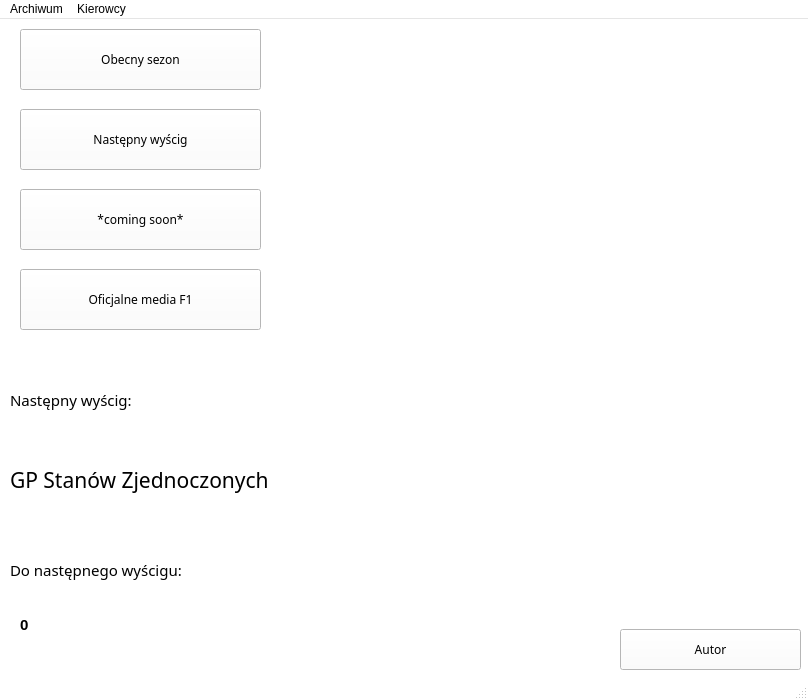
<?xml version="1.0" encoding="UTF-8"?>
<ui version="4.0">
 <class>MainMenu</class>
 <widget class="QMainWindow" name="MainMenu">
  <property name="geometry">
   <rect>
    <x>0</x>
    <y>0</y>
    <width>808</width>
    <height>700</height>
   </rect>
  </property>
  <property name="minimumSize">
   <size>
    <width>808</width>
    <height>700</height>
   </size>
  </property>
  <property name="maximumSize">
   <size>
    <width>808</width>
    <height>700</height>
   </size>
  </property>
  <property name="palette">
   <palette>
    <active>
     <colorrole role="WindowText">
      <brush brushstyle="SolidPattern">
       <color alpha="255">
        <red>0</red>
        <green>0</green>
        <blue>0</blue>
       </color>
      </brush>
     </colorrole>
     <colorrole role="Button">
      <brush brushstyle="SolidPattern">
       <color alpha="255">
        <red>255</red>
        <green>255</green>
        <blue>255</blue>
       </color>
      </brush>
     </colorrole>
     <colorrole role="Light">
      <brush brushstyle="SolidPattern">
       <color alpha="255">
        <red>255</red>
        <green>255</green>
        <blue>255</blue>
       </color>
      </brush>
     </colorrole>
     <colorrole role="Midlight">
      <brush brushstyle="SolidPattern">
       <color alpha="255">
        <red>255</red>
        <green>255</green>
        <blue>255</blue>
       </color>
      </brush>
     </colorrole>
     <colorrole role="Dark">
      <brush brushstyle="SolidPattern">
       <color alpha="255">
        <red>127</red>
        <green>127</green>
        <blue>127</blue>
       </color>
      </brush>
     </colorrole>
     <colorrole role="Mid">
      <brush brushstyle="SolidPattern">
       <color alpha="255">
        <red>170</red>
        <green>170</green>
        <blue>170</blue>
       </color>
      </brush>
     </colorrole>
     <colorrole role="Text">
      <brush brushstyle="SolidPattern">
       <color alpha="255">
        <red>0</red>
        <green>0</green>
        <blue>0</blue>
       </color>
      </brush>
     </colorrole>
     <colorrole role="BrightText">
      <brush brushstyle="SolidPattern">
       <color alpha="255">
        <red>255</red>
        <green>255</green>
        <blue>255</blue>
       </color>
      </brush>
     </colorrole>
     <colorrole role="ButtonText">
      <brush brushstyle="SolidPattern">
       <color alpha="255">
        <red>0</red>
        <green>0</green>
        <blue>0</blue>
       </color>
      </brush>
     </colorrole>
     <colorrole role="Base">
      <brush brushstyle="SolidPattern">
       <color alpha="255">
        <red>255</red>
        <green>255</green>
        <blue>255</blue>
       </color>
      </brush>
     </colorrole>
     <colorrole role="Window">
      <brush brushstyle="SolidPattern">
       <color alpha="255">
        <red>255</red>
        <green>255</green>
        <blue>255</blue>
       </color>
      </brush>
     </colorrole>
     <colorrole role="Shadow">
      <brush brushstyle="SolidPattern">
       <color alpha="255">
        <red>0</red>
        <green>0</green>
        <blue>0</blue>
       </color>
      </brush>
     </colorrole>
     <colorrole role="Highlight">
      <brush brushstyle="SolidPattern">
       <color alpha="255">
        <red>48</red>
        <green>213</green>
        <blue>202</blue>
       </color>
      </brush>
     </colorrole>
     <colorrole role="AlternateBase">
      <brush brushstyle="SolidPattern">
       <color alpha="255">
        <red>255</red>
        <green>255</green>
        <blue>255</blue>
       </color>
      </brush>
     </colorrole>
     <colorrole role="ToolTipBase">
      <brush brushstyle="SolidPattern">
       <color alpha="255">
        <red>255</red>
        <green>255</green>
        <blue>220</blue>
       </color>
      </brush>
     </colorrole>
     <colorrole role="ToolTipText">
      <brush brushstyle="SolidPattern">
       <color alpha="255">
        <red>0</red>
        <green>0</green>
        <blue>0</blue>
       </color>
      </brush>
     </colorrole>
     <colorrole role="PlaceholderText">
      <brush brushstyle="SolidPattern">
       <color alpha="128">
        <red>0</red>
        <green>0</green>
        <blue>0</blue>
       </color>
      </brush>
     </colorrole>
    </active>
    <inactive>
     <colorrole role="WindowText">
      <brush brushstyle="SolidPattern">
       <color alpha="255">
        <red>0</red>
        <green>0</green>
        <blue>0</blue>
       </color>
      </brush>
     </colorrole>
     <colorrole role="Button">
      <brush brushstyle="SolidPattern">
       <color alpha="255">
        <red>255</red>
        <green>255</green>
        <blue>255</blue>
       </color>
      </brush>
     </colorrole>
     <colorrole role="Light">
      <brush brushstyle="SolidPattern">
       <color alpha="255">
        <red>255</red>
        <green>255</green>
        <blue>255</blue>
       </color>
      </brush>
     </colorrole>
     <colorrole role="Midlight">
      <brush brushstyle="SolidPattern">
       <color alpha="255">
        <red>255</red>
        <green>255</green>
        <blue>255</blue>
       </color>
      </brush>
     </colorrole>
     <colorrole role="Dark">
      <brush brushstyle="SolidPattern">
       <color alpha="255">
        <red>127</red>
        <green>127</green>
        <blue>127</blue>
       </color>
      </brush>
     </colorrole>
     <colorrole role="Mid">
      <brush brushstyle="SolidPattern">
       <color alpha="255">
        <red>170</red>
        <green>170</green>
        <blue>170</blue>
       </color>
      </brush>
     </colorrole>
     <colorrole role="Text">
      <brush brushstyle="SolidPattern">
       <color alpha="255">
        <red>0</red>
        <green>0</green>
        <blue>0</blue>
       </color>
      </brush>
     </colorrole>
     <colorrole role="BrightText">
      <brush brushstyle="SolidPattern">
       <color alpha="255">
        <red>255</red>
        <green>255</green>
        <blue>255</blue>
       </color>
      </brush>
     </colorrole>
     <colorrole role="ButtonText">
      <brush brushstyle="SolidPattern">
       <color alpha="255">
        <red>0</red>
        <green>0</green>
        <blue>0</blue>
       </color>
      </brush>
     </colorrole>
     <colorrole role="Base">
      <brush brushstyle="SolidPattern">
       <color alpha="255">
        <red>255</red>
        <green>255</green>
        <blue>255</blue>
       </color>
      </brush>
     </colorrole>
     <colorrole role="Window">
      <brush brushstyle="SolidPattern">
       <color alpha="255">
        <red>255</red>
        <green>255</green>
        <blue>255</blue>
       </color>
      </brush>
     </colorrole>
     <colorrole role="Shadow">
      <brush brushstyle="SolidPattern">
       <color alpha="255">
        <red>0</red>
        <green>0</green>
        <blue>0</blue>
       </color>
      </brush>
     </colorrole>
     <colorrole role="Highlight">
      <brush brushstyle="SolidPattern">
       <color alpha="255">
        <red>48</red>
        <green>213</green>
        <blue>202</blue>
       </color>
      </brush>
     </colorrole>
     <colorrole role="AlternateBase">
      <brush brushstyle="SolidPattern">
       <color alpha="255">
        <red>255</red>
        <green>255</green>
        <blue>255</blue>
       </color>
      </brush>
     </colorrole>
     <colorrole role="ToolTipBase">
      <brush brushstyle="SolidPattern">
       <color alpha="255">
        <red>255</red>
        <green>255</green>
        <blue>220</blue>
       </color>
      </brush>
     </colorrole>
     <colorrole role="ToolTipText">
      <brush brushstyle="SolidPattern">
       <color alpha="255">
        <red>0</red>
        <green>0</green>
        <blue>0</blue>
       </color>
      </brush>
     </colorrole>
     <colorrole role="PlaceholderText">
      <brush brushstyle="SolidPattern">
       <color alpha="128">
        <red>0</red>
        <green>0</green>
        <blue>0</blue>
       </color>
      </brush>
     </colorrole>
    </inactive>
    <disabled>
     <colorrole role="WindowText">
      <brush brushstyle="SolidPattern">
       <color alpha="255">
        <red>127</red>
        <green>127</green>
        <blue>127</blue>
       </color>
      </brush>
     </colorrole>
     <colorrole role="Button">
      <brush brushstyle="SolidPattern">
       <color alpha="255">
        <red>255</red>
        <green>255</green>
        <blue>255</blue>
       </color>
      </brush>
     </colorrole>
     <colorrole role="Light">
      <brush brushstyle="SolidPattern">
       <color alpha="255">
        <red>255</red>
        <green>255</green>
        <blue>255</blue>
       </color>
      </brush>
     </colorrole>
     <colorrole role="Midlight">
      <brush brushstyle="SolidPattern">
       <color alpha="255">
        <red>255</red>
        <green>255</green>
        <blue>255</blue>
       </color>
      </brush>
     </colorrole>
     <colorrole role="Dark">
      <brush brushstyle="SolidPattern">
       <color alpha="255">
        <red>127</red>
        <green>127</green>
        <blue>127</blue>
       </color>
      </brush>
     </colorrole>
     <colorrole role="Mid">
      <brush brushstyle="SolidPattern">
       <color alpha="255">
        <red>170</red>
        <green>170</green>
        <blue>170</blue>
       </color>
      </brush>
     </colorrole>
     <colorrole role="Text">
      <brush brushstyle="SolidPattern">
       <color alpha="255">
        <red>127</red>
        <green>127</green>
        <blue>127</blue>
       </color>
      </brush>
     </colorrole>
     <colorrole role="BrightText">
      <brush brushstyle="SolidPattern">
       <color alpha="255">
        <red>255</red>
        <green>255</green>
        <blue>255</blue>
       </color>
      </brush>
     </colorrole>
     <colorrole role="ButtonText">
      <brush brushstyle="SolidPattern">
       <color alpha="255">
        <red>127</red>
        <green>127</green>
        <blue>127</blue>
       </color>
      </brush>
     </colorrole>
     <colorrole role="Base">
      <brush brushstyle="SolidPattern">
       <color alpha="255">
        <red>255</red>
        <green>255</green>
        <blue>255</blue>
       </color>
      </brush>
     </colorrole>
     <colorrole role="Window">
      <brush brushstyle="SolidPattern">
       <color alpha="255">
        <red>255</red>
        <green>255</green>
        <blue>255</blue>
       </color>
      </brush>
     </colorrole>
     <colorrole role="Shadow">
      <brush brushstyle="SolidPattern">
       <color alpha="255">
        <red>0</red>
        <green>0</green>
        <blue>0</blue>
       </color>
      </brush>
     </colorrole>
     <colorrole role="Highlight">
      <brush brushstyle="SolidPattern">
       <color alpha="255">
        <red>0</red>
        <green>120</green>
        <blue>215</blue>
       </color>
      </brush>
     </colorrole>
     <colorrole role="AlternateBase">
      <brush brushstyle="SolidPattern">
       <color alpha="255">
        <red>255</red>
        <green>255</green>
        <blue>255</blue>
       </color>
      </brush>
     </colorrole>
     <colorrole role="ToolTipBase">
      <brush brushstyle="SolidPattern">
       <color alpha="255">
        <red>255</red>
        <green>255</green>
        <blue>220</blue>
       </color>
      </brush>
     </colorrole>
     <colorrole role="ToolTipText">
      <brush brushstyle="SolidPattern">
       <color alpha="255">
        <red>0</red>
        <green>0</green>
        <blue>0</blue>
       </color>
      </brush>
     </colorrole>
     <colorrole role="PlaceholderText">
      <brush brushstyle="SolidPattern">
       <color alpha="128">
        <red>0</red>
        <green>0</green>
        <blue>0</blue>
       </color>
      </brush>
     </colorrole>
    </disabled>
   </palette>
  </property>
  <property name="cursor">
   <cursorShape>ArrowCursor</cursorShape>
  </property>
  <property name="windowTitle">
   <string>F1 Menu</string>
  </property>
  <property name="windowIcon">
   <iconset resource="Resources.qrc">
    <normaloff>:/jpg/Zdjecia/f164.png</normaloff>:/jpg/Zdjecia/f164.png</iconset>
  </property>
  <property name="iconSize">
   <size>
    <width>1024</width>
    <height>720</height>
   </size>
  </property>
  <widget class="QWidget" name="centralwidget">
   <widget class="QPushButton" name="pushButton">
    <property name="geometry">
     <rect>
      <x>620</x>
      <y>610</y>
      <width>181</width>
      <height>41</height>
     </rect>
    </property>
    <property name="font">
     <font>
      <family>Formula1</family>
     </font>
    </property>
    <property name="text">
     <string>Autor</string>
    </property>
   </widget>
   <widget class="QPushButton" name="pushButton_3">
    <property name="geometry">
     <rect>
      <x>20</x>
      <y>90</y>
      <width>241</width>
      <height>61</height>
     </rect>
    </property>
    <property name="font">
     <font>
      <family>Formula1</family>
     </font>
    </property>
    <property name="text">
     <string>Następny wyścig</string>
    </property>
   </widget>
   <widget class="QPushButton" name="pushButton_4">
    <property name="geometry">
     <rect>
      <x>20</x>
      <y>10</y>
      <width>241</width>
      <height>61</height>
     </rect>
    </property>
    <property name="font">
     <font>
      <family>Formula1</family>
     </font>
    </property>
    <property name="text">
     <string>Obecny sezon</string>
    </property>
   </widget>
   <widget class="QPushButton" name="pushButton_5">
    <property name="geometry">
     <rect>
      <x>20</x>
      <y>250</y>
      <width>241</width>
      <height>61</height>
     </rect>
    </property>
    <property name="font">
     <font>
      <family>Formula1</family>
     </font>
    </property>
    <property name="text">
     <string>Oficjalne media F1</string>
    </property>
   </widget>
   <widget class="QLabel" name="label">
    <property name="geometry">
     <rect>
      <x>290</x>
      <y>60</y>
      <width>561</width>
      <height>231</height>
     </rect>
    </property>
    <property name="text">
     <string/>
    </property>
    <property name="pixmap">
     <pixmap resource="Resources.qrc">:/jpg/Zdjecia/F1500.png</pixmap>
    </property>
   </widget>
   <widget class="QPushButton" name="pushButton_6">
    <property name="geometry">
     <rect>
      <x>20</x>
      <y>170</y>
      <width>241</width>
      <height>61</height>
     </rect>
    </property>
    <property name="font">
     <font>
      <family>Formula1</family>
     </font>
    </property>
    <property name="text">
     <string>*coming soon*</string>
    </property>
   </widget>
   <widget class="QLabel" name="label_2">
    <property name="geometry">
     <rect>
      <x>10</x>
      <y>520</y>
      <width>311</width>
      <height>61</height>
     </rect>
    </property>
    <property name="font">
     <font>
      <family>Formula1</family>
      <pointsize>11</pointsize>
     </font>
    </property>
    <property name="text">
     <string>Do następnego wyścigu:</string>
    </property>
   </widget>
   <widget class="QLabel" name="label_3">
    <property name="geometry">
     <rect>
      <x>10</x>
      <y>350</y>
      <width>311</width>
      <height>61</height>
     </rect>
    </property>
    <property name="font">
     <font>
      <family>Formula1</family>
      <pointsize>11</pointsize>
     </font>
    </property>
    <property name="text">
     <string>Następny wyścig:</string>
    </property>
   </widget>
   <widget class="QLabel" name="label_4">
    <property name="geometry">
     <rect>
      <x>10</x>
      <y>430</y>
      <width>331</width>
      <height>61</height>
     </rect>
    </property>
    <property name="font">
     <font>
      <family>Formula1</family>
      <pointsize>16</pointsize>
     </font>
    </property>
    <property name="text">
     <string>GP Stanów Zjednoczonych</string>
    </property>
   </widget>
   <widget class="QLabel" name="label_5">
    <property name="geometry">
     <rect>
      <x>340</x>
      <y>350</y>
      <width>271</width>
      <height>221</height>
     </rect>
    </property>
    <property name="text">
     <string/>
    </property>
    <property name="pixmap">
     <pixmap resource="Resources.qrc">:/jpg/Zdjecia/Austin.png</pixmap>
    </property>
   </widget>
   <widget class="QLabel" name="label_data_time">
    <property name="geometry">
     <rect>
      <x>20</x>
      <y>580</y>
      <width>391</width>
      <height>51</height>
     </rect>
    </property>
    <property name="font">
     <font>
      <pointsize>11</pointsize>
      <weight>75</weight>
      <bold>true</bold>
     </font>
    </property>
    <property name="text">
     <string>0</string>
    </property>
   </widget>
  </widget>
  <widget class="QMenuBar" name="menubar">
   <property name="geometry">
    <rect>
     <x>0</x>
     <y>0</y>
     <width>808</width>
     <height>20</height>
    </rect>
   </property>
   <widget class="QMenu" name="menuArchiwum">
    <property name="title">
     <string>Archiwum</string>
    </property>
    <widget class="QMenu" name="menu2020_2010">
     <property name="title">
      <string>2020-2010</string>
     </property>
     <addaction name="action2020_2"/>
     <addaction name="action2019"/>
     <addaction name="action2018"/>
     <addaction name="action2017"/>
     <addaction name="action2016"/>
     <addaction name="action2015"/>
     <addaction name="action2014"/>
     <addaction name="action2013"/>
     <addaction name="action20125"/>
     <addaction name="action2011"/>
     <addaction name="action2010"/>
    </widget>
    <addaction name="separator"/>
    <addaction name="menu2020_2010"/>
   </widget>
   <widget class="QMenu" name="menuKierowcy">
    <property name="title">
     <string>Kierowcy</string>
    </property>
    <widget class="QMenu" name="menuMercedes">
     <property name="title">
      <string>Mercedes</string>
     </property>
     <property name="icon">
      <iconset resource="Resources.qrc">
       <normaloff>:/jpg/Zdjecia/Mercedes.png</normaloff>:/jpg/Zdjecia/Mercedes.png</iconset>
     </property>
     <addaction name="actionLewis_Hamilton"/>
     <addaction name="actionValterri_Bottas"/>
    </widget>
    <widget class="QMenu" name="menuRed_Bull">
     <property name="title">
      <string>Red Bull</string>
     </property>
     <property name="icon">
      <iconset resource="Resources.qrc">
       <normaloff>:/jpg/Zdjecia/Red Bull.jpg</normaloff>:/jpg/Zdjecia/Red Bull.jpg</iconset>
     </property>
     <addaction name="actionMax_Verstappen"/>
     <addaction name="actionSergio_Perez"/>
    </widget>
    <widget class="QMenu" name="menuFerrari">
     <property name="title">
      <string>Ferrari</string>
     </property>
     <property name="icon">
      <iconset resource="Resources.qrc">
       <normaloff>:/jpg/Zdjecia/Ferrari.png</normaloff>:/jpg/Zdjecia/Ferrari.png</iconset>
     </property>
     <addaction name="actionCharles_Leclerc"/>
     <addaction name="actionCarlos_Sainz_JR"/>
    </widget>
    <widget class="QMenu" name="menuMcLaren">
     <property name="title">
      <string>McLaren</string>
     </property>
     <property name="icon">
      <iconset resource="Resources.qrc">
       <normaloff>:/jpg/Zdjecia/mclaren-f1-team-logo-1.jpg</normaloff>:/jpg/Zdjecia/mclaren-f1-team-logo-1.jpg</iconset>
     </property>
     <addaction name="actionLando_Norris"/>
     <addaction name="actionDaniel_Riccardo"/>
    </widget>
    <widget class="QMenu" name="menuAlpha_Tauri">
     <property name="title">
      <string>Alpha Tauri</string>
     </property>
     <property name="icon">
      <iconset resource="Resources.qrc">
       <normaloff>:/jpg/Zdjecia/Scuderia_Alpha-Tauri.svg.png</normaloff>:/jpg/Zdjecia/Scuderia_Alpha-Tauri.svg.png</iconset>
     </property>
     <addaction name="actionPierre_Gasly"/>
     <addaction name="actionYuki_Tsunoda"/>
    </widget>
    <widget class="QMenu" name="menuAston_Martin">
     <property name="title">
      <string>Aston Martin</string>
     </property>
     <property name="icon">
      <iconset resource="Resources.qrc">
       <normaloff>:/jpg/Zdjecia/1610642928926.png</normaloff>:/jpg/Zdjecia/1610642928926.png</iconset>
     </property>
     <addaction name="actionLance_Stroll"/>
     <addaction name="actionSebastian_Vettel"/>
    </widget>
    <widget class="QMenu" name="menuAlpine">
     <property name="title">
      <string>Alpine</string>
     </property>
     <property name="icon">
      <iconset resource="Resources.qrc">
       <normaloff>:/jpg/Zdjecia/Alpine_F1_Team_Logo.svg.png</normaloff>:/jpg/Zdjecia/Alpine_F1_Team_Logo.svg.png</iconset>
     </property>
     <addaction name="actionEsteban_Ocon"/>
     <addaction name="actionFernando_Alonso"/>
    </widget>
    <widget class="QMenu" name="menuAlfa_Romeo">
     <property name="title">
      <string>Alfa Romeo</string>
     </property>
     <property name="icon">
      <iconset resource="Resources.qrc">
       <normaloff>:/jpg/Zdjecia/Alfaracing.png</normaloff>:/jpg/Zdjecia/Alfaracing.png</iconset>
     </property>
     <addaction name="actionKimi_Raikonnen"/>
     <addaction name="actionAntonio_Giovinazzi"/>
    </widget>
    <widget class="QMenu" name="menuWilliams">
     <property name="title">
      <string>Williams</string>
     </property>
     <property name="icon">
      <iconset resource="Resources.qrc">
       <normaloff>:/jpg/Zdjecia/Logo_Williams_F1.png</normaloff>:/jpg/Zdjecia/Logo_Williams_F1.png</iconset>
     </property>
     <addaction name="actionGeorge_Russel"/>
     <addaction name="actionNicolas_Latifi"/>
    </widget>
    <widget class="QMenu" name="menuHaas">
     <property name="title">
      <string>Haas</string>
     </property>
     <property name="icon">
      <iconset resource="Resources.qrc">
       <normaloff>:/jpg/Zdjecia/Uralkali_Haas_F1_Team_Logo.svg.png</normaloff>:/jpg/Zdjecia/Uralkali_Haas_F1_Team_Logo.svg.png</iconset>
     </property>
     <addaction name="actionMick_Schumacher"/>
     <addaction name="actionNikita_Mazepin"/>
    </widget>
    <addaction name="menuMercedes"/>
    <addaction name="menuRed_Bull"/>
    <addaction name="menuFerrari"/>
    <addaction name="menuMcLaren"/>
    <addaction name="menuAlpha_Tauri"/>
    <addaction name="menuAston_Martin"/>
    <addaction name="menuAlpine"/>
    <addaction name="menuAlfa_Romeo"/>
    <addaction name="menuWilliams"/>
    <addaction name="menuHaas"/>
   </widget>
   <addaction name="menuArchiwum"/>
   <addaction name="menuKierowcy"/>
  </widget>
  <widget class="QStatusBar" name="statusbar"/>
  <action name="action2020_2">
   <property name="icon">
    <iconset resource="Resources.qrc">
     <normaloff>:/jpg/Zdjecia/F1.svg.png</normaloff>:/jpg/Zdjecia/F1.svg.png</iconset>
   </property>
   <property name="text">
    <string>2020</string>
   </property>
  </action>
  <action name="action2019">
   <property name="icon">
    <iconset resource="Resources.qrc">
     <normaloff>:/jpg/Zdjecia/F1.svg.png</normaloff>:/jpg/Zdjecia/F1.svg.png</iconset>
   </property>
   <property name="text">
    <string>2019</string>
   </property>
  </action>
  <action name="action2018">
   <property name="icon">
    <iconset resource="Resources.qrc">
     <normaloff>:/jpg/Zdjecia/F1.svg.png</normaloff>:/jpg/Zdjecia/F1.svg.png</iconset>
   </property>
   <property name="text">
    <string>2018</string>
   </property>
  </action>
  <action name="action2017">
   <property name="icon">
    <iconset resource="Resources.qrc">
     <normaloff>:/jpg/Zdjecia/f13.jpg</normaloff>:/jpg/Zdjecia/f13.jpg</iconset>
   </property>
   <property name="text">
    <string>2017</string>
   </property>
  </action>
  <action name="action2016">
   <property name="icon">
    <iconset resource="Resources.qrc">
     <normaloff>:/jpg/Zdjecia/f13.jpg</normaloff>
     <normalon>:/jpg/Zdjęcia/f13.jpg</normalon>:/jpg/Zdjecia/f13.jpg</iconset>
   </property>
   <property name="text">
    <string>2016</string>
   </property>
  </action>
  <action name="action2015">
   <property name="icon">
    <iconset resource="Resources.qrc">
     <normaloff>:/jpg/Zdjecia/f13.jpg</normaloff>:/jpg/Zdjecia/f13.jpg</iconset>
   </property>
   <property name="text">
    <string>2015</string>
   </property>
  </action>
  <action name="action2014">
   <property name="icon">
    <iconset resource="Resources.qrc">
     <normaloff>:/jpg/Zdjecia/f13.jpg</normaloff>:/jpg/Zdjecia/f13.jpg</iconset>
   </property>
   <property name="text">
    <string>2014</string>
   </property>
  </action>
  <action name="action2013">
   <property name="icon">
    <iconset resource="Resources.qrc">
     <normaloff>:/jpg/Zdjecia/f13.jpg</normaloff>:/jpg/Zdjecia/f13.jpg</iconset>
   </property>
   <property name="text">
    <string>2013</string>
   </property>
  </action>
  <action name="action20125">
   <property name="icon">
    <iconset resource="Resources.qrc">
     <normaloff>:/jpg/Zdjecia/f13.jpg</normaloff>:/jpg/Zdjecia/f13.jpg</iconset>
   </property>
   <property name="text">
    <string>2012</string>
   </property>
  </action>
  <action name="action2011">
   <property name="icon">
    <iconset resource="Resources.qrc">
     <normaloff>:/jpg/Zdjecia/f13.jpg</normaloff>:/jpg/Zdjecia/f13.jpg</iconset>
   </property>
   <property name="text">
    <string>2011</string>
   </property>
  </action>
  <action name="action2010">
   <property name="icon">
    <iconset resource="Resources.qrc">
     <normaloff>:/jpg/Zdjecia/f13.jpg</normaloff>:/jpg/Zdjecia/f13.jpg</iconset>
   </property>
   <property name="text">
    <string>2010</string>
   </property>
  </action>
  <action name="actionLewis_Hamilton">
   <property name="text">
    <string>Lewis Hamilton</string>
   </property>
  </action>
  <action name="actionValterri_Bottas">
   <property name="text">
    <string>Valterri Bottas</string>
   </property>
  </action>
  <action name="actionMax_Verstappen">
   <property name="text">
    <string>Max Verstappen</string>
   </property>
  </action>
  <action name="actionSergio_Perez">
   <property name="text">
    <string>Sergio Perez</string>
   </property>
  </action>
  <action name="actionCharles_Leclerc">
   <property name="text">
    <string>Charles Leclerc</string>
   </property>
  </action>
  <action name="actionCarlos_Sainz_JR">
   <property name="text">
    <string>Carlos Sainz JR</string>
   </property>
  </action>
  <action name="actionLando_Norris">
   <property name="text">
    <string>Lando Norris</string>
   </property>
  </action>
  <action name="actionDaniel_Riccardo">
   <property name="text">
    <string>Daniel Riccardo</string>
   </property>
  </action>
  <action name="actionPierre_Gasly">
   <property name="text">
    <string>Pierre Gasly</string>
   </property>
  </action>
  <action name="actionYuki_Tsunoda">
   <property name="text">
    <string>Yuki Tsunoda</string>
   </property>
  </action>
  <action name="actionLance_Stroll">
   <property name="text">
    <string>Lance Stroll</string>
   </property>
  </action>
  <action name="actionSebastian_Vettel">
   <property name="text">
    <string>Sebastian Vettel</string>
   </property>
  </action>
  <action name="actionEsteban_Ocon">
   <property name="text">
    <string>Esteban Ocon</string>
   </property>
  </action>
  <action name="actionFernando_Alonso">
   <property name="text">
    <string>Fernando Alonso</string>
   </property>
  </action>
  <action name="actionKimi_Raikonnen">
   <property name="text">
    <string>Kimi Raikonnen</string>
   </property>
  </action>
  <action name="actionAntonio_Giovinazzi">
   <property name="text">
    <string>Antonio Giovinazzi</string>
   </property>
  </action>
  <action name="actionGeorge_Russel">
   <property name="text">
    <string>George Russel</string>
   </property>
  </action>
  <action name="actionNicolas_Latifi">
   <property name="text">
    <string>Nicholas Latifi</string>
   </property>
  </action>
  <action name="actionMick_Schumacher">
   <property name="text">
    <string>Mick Schumacher</string>
   </property>
  </action>
  <action name="actionNikita_Mazepin">
   <property name="text">
    <string>Nikita Mazepin</string>
   </property>
  </action>
 </widget>
 <resources>
  <include location="Resources.qrc"/>
 </resources>
 <connections/>
</ui>
